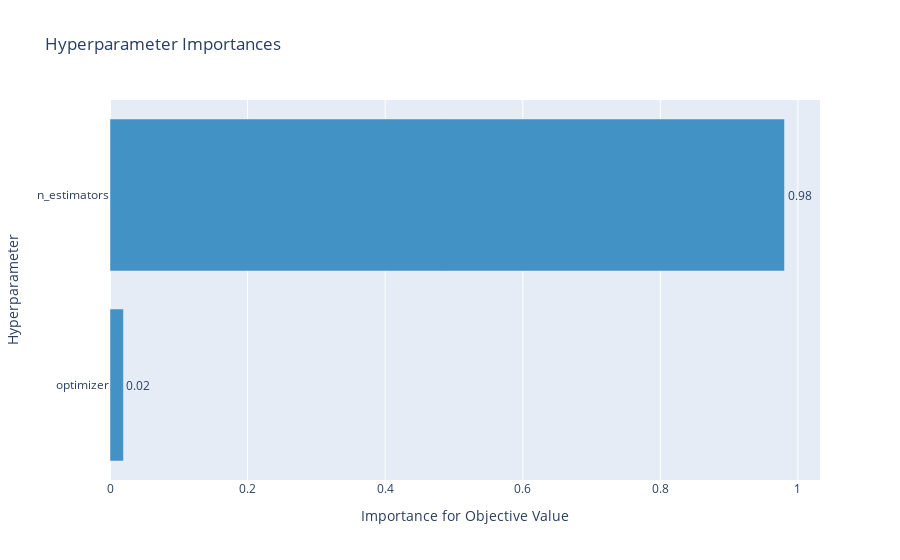

Here is the notebook cell this chart was saved with:
### Code cell
optuna.visualization.plot_param_importances(rf_study)

### Figure 1 — Plotly figure (JSON) as saved in the notebook; plotly's stock layout.template omitted (floating-point values rounded to 4 significant figures)
{"data": [{"cliponaxis": false, "hovertemplate": ["optimizer (CategoricalDistribution): 0.019533725768447825<extra></extra>", "n_estimators (IntUniformDistribution): 0.9804662742315522<extra></extra>"], "marker": {"color": "rgb(66,146,198)"}, "orientation": "h", "text": ["0.019533725768447825", "0.9804662742315522"], "textposition": "outside", "texttemplate": "%{text:.2f}", "x": [0.01953, 0.9805], "y": ["optimizer", "n_estimators"], "type": "bar"}], "layout": {"showlegend": false, "title": {"text": "Hyperparameter Importances"}, "xaxis": {"title": {"text": "Importance for Objective Value"}}, "yaxis": {"title": {"text": "Hyperparameter"}}}}
